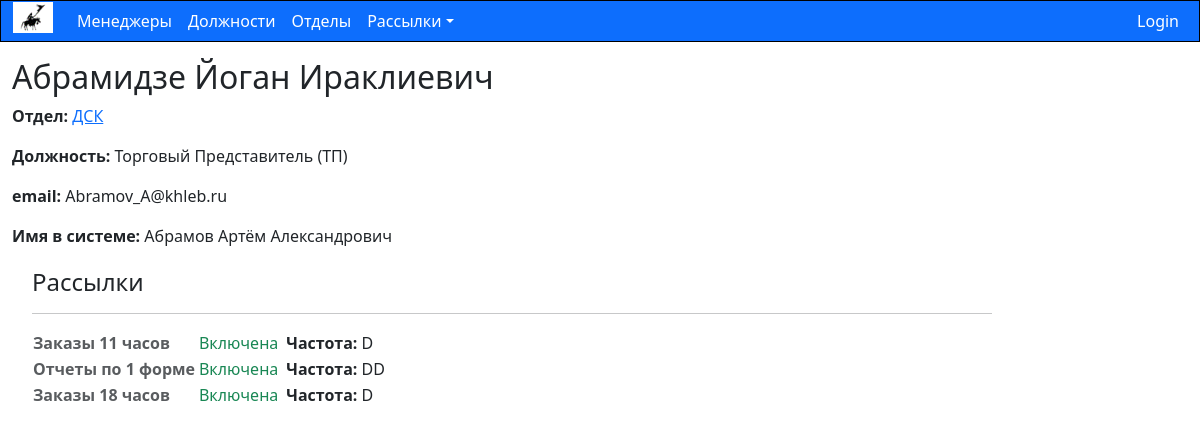
Screenshot of /emaillist/manager/9 with the database file from the repository.
### emaillist/models.py (models this page shows, shortened)
class Manager(models.Model):
    GENDER_CHOICES = [
        ("М", "Мужчина"),
        ("Ж", "Женщина"),
        ("-", "Не указано"),
    ]
    MANAGER_STATUS = (
        ("+", "Работает"),
        ("-", "Уволен"),
        ("X", "Удалить из рассылки"),
    )
    first_name = models.CharField(max_length=SHORT_NVARCHAR_LENGTH, verbose_name="Имя")
    last_name = models.CharField(max_length=SHORT_NVARCHAR_LENGTH, verbose_name="Фамилия")
    middle_name = models.CharField(max_length=SHORT_NVARCHAR_LENGTH, verbose_name="Отчество", blank=True)
    title = models.ForeignKey("Title", on_delete=models.SET_NULL, verbose_name="Должность", null=True)
    department = models.ForeignKey("Department", on_delete=models.SET_NULL, verbose_name="Отдел", null=True)
    email = models.EmailField(null=False)
    system_name = models.CharField(max_length=SHORT_NVARCHAR_LENGTH,
                                   verbose_name="Название в системе", null=False)
    subscription = models.ManyToManyField(Subscription, help_text="Выберите подписки", verbose_name="Подписки",
                                          blank=True)
    status = models.CharField(max_length=1, choices=MANAGER_STATUS, verbose_name="Статус", default="+", null=False)
    gender = models.CharField(max_length=1, choices=GENDER_CHOICES, verbose_name="Пол", default="М", null=True)
    birthday = models.DateField(null=True, verbose_name="День рождения", blank=True)
    class Meta:
        ordering = ["department", "status", "title", "last_name", "first_name"]
    def display_subcriptions(self):
        return ', '.join([subscription.name for subscription in self.subscription.all()[:3]])
    display_subcriptions.short_description = "Подписки"
    def full_name(self):
        return " ".join((self.last_name, self.first_name, self.middle_name))

class Department(models.Model):
    short_name = models.CharField(max_length=SHORT_NVARCHAR_LENGTH,
                                  help_text="Отдел кратко",
                                  verbose_name="Отдел кратко")
    name = models.CharField(max_length=REGULAR_NVARCHAR_LENGTH,
                            help_text="Название отдела",
                            verbose_name="Отдел")
    additional_info = models.CharField(max_length=REGULAR_NVARCHAR_LENGTH,
                                       help_text="Дополнительная информация по отделу",
                                       verbose_name="Доп информация",
                                       blank=True)
    def get_absolute_url(self):
        return reverse("department-detail", args=[str(self.id)])
    def __str__(self):
        return f"{self.short_name}"

class Title(models.Model):
    short_name = models.CharField(
        max_length=SHORT_NVARCHAR_LENGTH,
        help_text="Краткое название должности",
        verbose_name="Должность кратко"
    )
    name = models.CharField(
        max_length=REGULAR_NVARCHAR_LENGTH,
        help_text="Должность",
        verbose_name="Должность"
    )
    def __str__(self):
        return f"{self.name} ({self.short_name})"

class Subscription(models.Model):
    SUBSCRIPTION_STATUS = (
        ("+", "Включена"),
        ("-", "Отключена"),
        ("X", "Неактивна"),
    )
    SUBSCRIPTION_FREQUENCY = (
        ("D", "1 раз в день"),
        ("DD", "Несколько раз в день"),
        ("W", "1 раз в неделю"),
        ("O", "Однократно"),
    )
    name = models.CharField(max_length=REGULAR_NVARCHAR_LENGTH, help_text="Рассылка", verbose_name="Название")
    status = models.CharField(max_length=1, choices=SUBSCRIPTION_STATUS, default="+", null=False, verbose_name="Статус")
    frequency = models.CharField(max_length=2, choices=SUBSCRIPTION_FREQUENCY, default="D", null=False,
                                 verbose_name="Частота")
    created_by = models.ForeignKey(User , on_delete=models.SET_NULL, null=True, blank=True)

### emaillist/views.py (the view)
# urls.py: re_path(r'^manager/(?P<pk>\d+)$', views.ManagerDetailView.as_view(), name='manager-detail'),
class ManagerDetailView(generic.DetailView):
    model = Manager

### emaillist/templates/emaillist/manager_detail.html (shortened to what this page needs)
{% extends "base_generic.html" %}
{% block content %}
  <h2>{{ manager.full_name }}</h2>
  <p><strong>Отдел:</strong> <a href="{{ manager.department.get_absolute_url }}">{{ manager.department }}</a></p>
  <p><strong>Должность:</strong> {{ manager.title }}</p>
  <p><strong>email:</strong> {{ manager.email }}</p>
  <p><strong>Имя в системе:</strong> {{ manager.system_name }}</p>
  <div style="margin-left:20px;margin-top:20px">
    <h4>Рассылки</h4>
      <hr>
    <table>
    {% for subscription in manager.subscription.all %}
    <tr>
        <td>
            <span class="text-muted"><strong> {{subscription.name}} </strong></span>
        </td><td> </td>
        <td>
            <span class="{% if subscription.status == '+' %}text-success
                            {% elif copy.status == '-' %}text-danger
                            {% else %}text-warning
                            {% endif %}">
            {{ subscription.get_status_display }}
            </span>
        </td><td> </td>
        <td>
        </td><td> </td>
        <td>
            <strong>Частота:</strong> {{subscription.frequency}}
        </td>
    </tr>
    {% endfor %}
</table>
  </div>
{% endblock %}

### rows the page displays
Manager: full_name "Абрамидзе Йоган Ираклиевич", department "ДСК", title "Торговый Представитель (ТП)", email "Abramov_A@khleb.ru", system_name "Абрамов Артём Александрович"
Subscription: name "Заказы 11 часов", status "Включена", frequency "D"
Subscription: name "Отчеты по 1 форме", status "Включена", frequency "DD"
Subscription: name "Заказы 18 часов", status "Включена", frequency "D"
